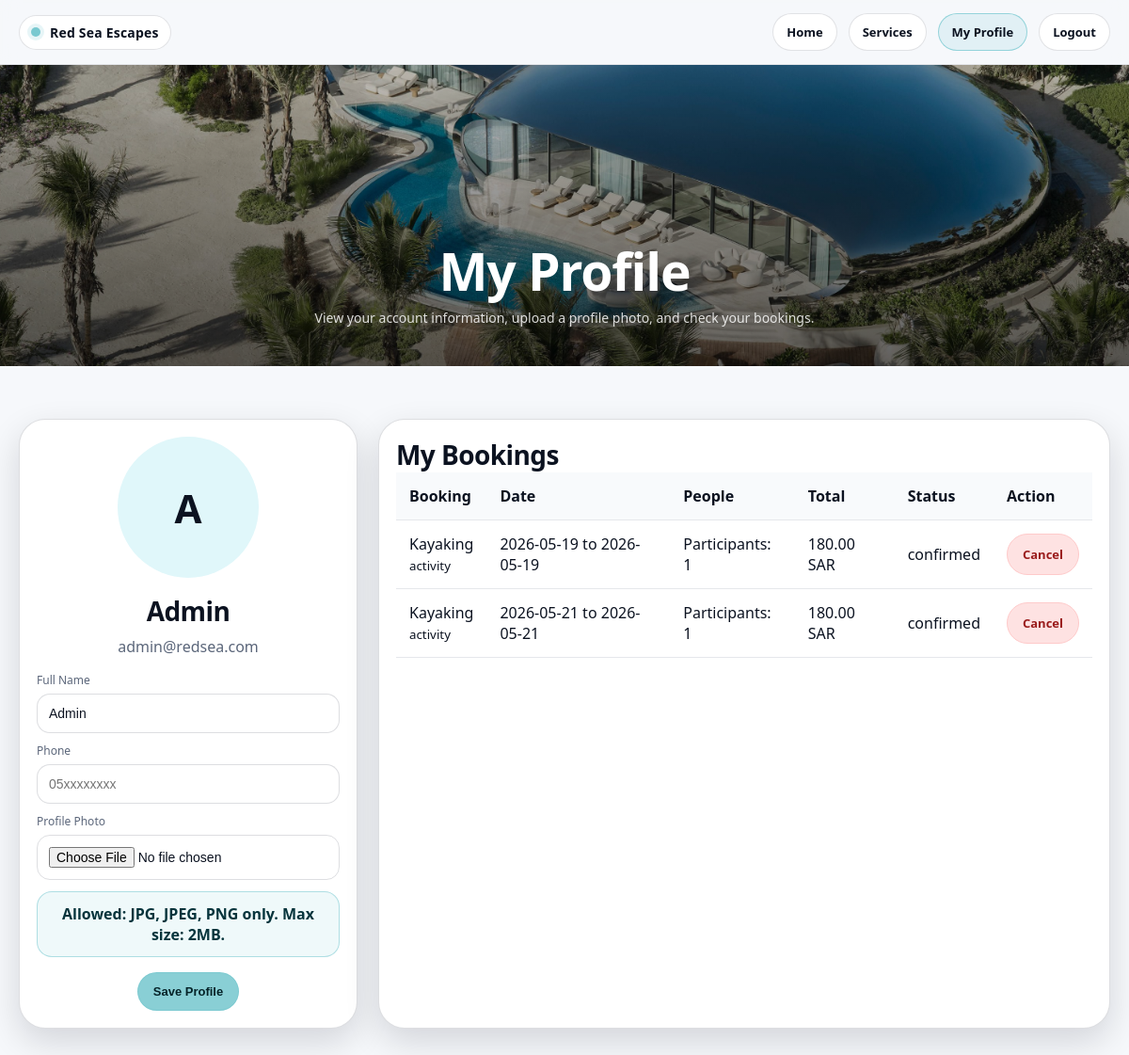
The app's page /profile.php (signed in) with its own data.
### tables this page shows
CREATE TABLE `users` (
  `user_id` int(11) NOT NULL,
  `full_name` varchar(100) NOT NULL,
  `email` varchar(150) NOT NULL,
  `password_hash` varchar(255) NOT NULL,
  `phone` varchar(30) DEFAULT NULL,
  `role` enum('admin','user') NOT NULL DEFAULT 'user',
  `profile_photo` varchar(255) DEFAULT NULL,
  `is_active` tinyint(1) NOT NULL DEFAULT 1,
  `created_at` timestamp NOT NULL DEFAULT current_timestamp()
);

CREATE TABLE `bookings` (
  `booking_id` int(11) NOT NULL,
  `user_id` int(11) NOT NULL,
  `booking_type` enum('room','activity') NOT NULL,
  `room_id` int(11) DEFAULT NULL,
  `activity_id` int(11) DEFAULT NULL,
  `start_date` date NOT NULL,
  `end_date` date NOT NULL,
  `time_slot` time DEFAULT NULL,
  `adults` int(11) DEFAULT 1,
  `children` int(11) DEFAULT 0,
  `participants` int(11) DEFAULT 1,
  `user_age` int(11) DEFAULT NULL,
  `total_price` decimal(10,2) DEFAULT 0.00,
  `status` enum('pending','confirmed','cancelled') DEFAULT 'confirmed',
  `cancel_reason` varchar(255) DEFAULT NULL,
  `created_at` timestamp NOT NULL DEFAULT current_timestamp()
);

CREATE TABLE `activities` (
  `activity_id` int(11) NOT NULL,
  `activity_name` varchar(100) NOT NULL,
  `category` enum('water','desert') NOT NULL,
  `description` text DEFAULT NULL,
  `price_per_person` decimal(10,2) NOT NULL,
  `min_age` int(11) NOT NULL,
  `duration` varchar(50) DEFAULT NULL,
  `total_slots` int(11) NOT NULL DEFAULT 10,
  `image_path` varchar(255) DEFAULT NULL,
  `is_active` tinyint(1) NOT NULL DEFAULT 1
);

### profile.php (the view, shortened to what this page needs)
<?php
require_once "config/db.php";
$user_id = $_SESSION["user_id"];
$stmt = $conn->prepare("SELECT full_name, email, phone, role, profile_photo FROM users WHERE user_id = ?");
$stmt->bind_param("i", $user_id);
$stmt->execute();
$user = $stmt->get_result()->fetch_assoc();
$stmt = $conn->prepare("
    SELECT b.*, r.room_name, a.activity_name
    FROM bookings b
    LEFT JOIN rooms r ON b.room_id = r.room_id
    LEFT JOIN activities a ON b.activity_id = a.activity_id
    WHERE b.user_id = ?
    ORDER BY b.created_at DESC
");
$stmt->bind_param("i", $user_id);
$stmt->execute();
$bookings = $stmt->get_result();
?>
<!doctype html>
<html lang="en">
<head>
  <link rel="stylesheet" href="global/main.css">
</head>
<body>
<div class="navWrap">
  <div class="container nav">
    <a class="brand" href="index.html"><i class="dot"></i><span>Red Sea Escapes</span></a>
    <nav class="navLinks">
      <a href="index.html">Home</a>
      <a href="pages/services.html">Services</a>
      <a class="active" href="profile.php">My Profile</a>
      <a href="server/logout.php">Logout</a>
    </nav>
  </div>
</div>
<header class="hero heroSimple" style="min-height:40vh;">
  <div class="hero__bg" style="background-image:url('images/hero.jpg');"></div>
  <div class="hero__overlay"></div>
  <div class="hero__content">
    <div class="container hero__inner center">
      <h1 class="h1">My Profile</h1>
      <p class="hero__sub">View your account information, upload a profile photo, and check your bookings.</p>
    </div>
  </div>
</header>
<main class="section">
  <div class="container">
    <div class="profile-grid">
      <section class="panel">
        <?php if(!empty($user["profile_photo"])): ?>
          <img class="profile-img" src="<?= htmlspecialchars($user["profile_photo"]) ?>" alt="Profile Photo">
        <?php else: ?>
          <div class="profile-placeholder"><?= strtoupper(substr($user["full_name"], 0, 1)) ?></div>
        <?php endif; ?>
        <h2 class="profile-name"><?= htmlspecialchars($user["full_name"]) ?></h2>
        <p class="profile-email"><?= htmlspecialchars($user["email"]) ?></p>
        <form method="POST" enctype="multipart/form-data">
          <div class="formgrid" style="grid-template-columns:1fr;">
            <label>
              Full Name
              <input type="text" name="full_name" value="<?= htmlspecialchars($user["full_name"]) ?>" required>
            </label>
            <label>
              Phone
              <input type="text" name="phone" value="<?= htmlspecialchars($user["phone"] ?? "") ?>" placeholder="05xxxxxxxx">
            </label>
            <label>
              Profile Photo
              <input type="file" name="profile_photo" accept=".jpg,.jpeg,.png">
            </label>
          </div>
          <div class="notice">Allowed: JPG, JPEG, PNG only. Max size: 2MB.</div>
          <div class="hero-actions" style="justify-content:center;margin-top:16px;">
            <button class="btn brand" type="submit">Save Profile</button>
          </div>
        </form>
      </section>
      <section class="panel">
        <h2>My Bookings</h2>
        <?php if($bookings->num_rows === 0): ?>
          <p class="lead">You do not have any bookings yet.</p>
        <?php else: ?>
          <table class="profile-table">
            <tr>
              <th>Booking</th>
              <th>Date</th>
              <th>People</th>
              <th>Total</th>
              <th>Status</th>
              <th>Action</th>
            </tr>
            <?php while($b = $bookings->fetch_assoc()): ?>
              <tr>
                <td>
                  <?= $b["booking_type"] === "room" ? htmlspecialchars($b["room_name"]) : htmlspecialchars($b["activity_name"]) ?>
                  <br><small><?= htmlspecialchars($b["booking_type"]) ?></small>
                </td>
                <td><?= htmlspecialchars($b["start_date"]) ?> to <?= htmlspecialchars($b["end_date"]) ?></td>
                <td>
                  <?php if($b["booking_type"] === "room"): ?>
                    Adults: <?= htmlspecialchars($b["adults"]) ?> |
                    Children: <?= htmlspecialchars($b["children"]) ?>
                  <?php else: ?>
                    Participants: <?= htmlspecialchars($b["participants"]) ?>
                  <?php endif; ?>
                </td>
                <td><?= htmlspecialchars($b["total_price"]) ?> SAR</td>
                <td><?= htmlspecialchars($b["status"]) ?></td>
                <td>
                  <a class="btn danger"
                     href="server/cancel_booking.php?id=<?= $b["booking_id"] ?>"
                     onclick="return confirm('Cancel this booking?')">
                     Cancel
                  </a>
                </td>
              </tr>
            <?php endwhile; ?>
          </table>
        <?php endif; ?>
      </section>
    </div>
  </div>
</main>
</body>
</html>

### global/main.css (style rules this page uses)
:root { --bg:#f6f8fb; --ink:#0b1220; --muted:#5b667a; --line:rgba(15, 23, 42, .14); --glass:rgba(10, 16, 28, .38); --pill:rgba(255,255,255,.10); --pill2:rgba(255,255,255,.14); --white:#fff; --brand:#79c9d0; --brand2:#a7e7ea; --shadow:0 22px 60px rgba(2, 6, 23, .18); --shadow2:0 14px 36px rgba(2, 6, 23, .14); --r16:16px; --r22:22px; --r28:28px; --max:1180px; }
* { box-sizing:border-box }
html,body { height:100% }
body { margin:0; font-family: ui-sans-serif, system-ui, -apple-system, Segoe UI, Roboto, Helvetica, Arial, "Apple Color Emoji","Segoe UI Emoji"; color:var(--ink); background:var(--bg); }
a { color:inherit; text-decoration:none }
.container { width:min(var(--max), calc(100% - 40px)); margin:0 auto }
.brand { display:flex; align-items:center; gap:10px; padding:8px 12px; border-radius:999px; border:1px solid rgba(255,255,255,.18); background:rgba(255,255,255,.06); }
.brand .dot { width:10px; height:10px; border-radius:50%; background:var(--brand); box-shadow:0 0 0 4px rgba(121,201,208,.18); }
.brand span { font-weight:600; font-size:14px; color:rgba(255,255,255,.92); letter-spacing:.2px; }
.hero-actions { display:flex; gap:12px; flex-wrap:wrap; }
.btn { display:inline-flex; align-items:center; justify-content:center; padding:12px 16px; border-radius:999px; border:1px solid rgba(255,255,255,.22); background:rgba(255,255,255,.07); color:#fff; font-size:13px; font-weight:600; transition: transform .18s ease, background .18s ease, border-color .18s ease; }
.btn.brand { background:rgba(121,201,208,.88); border-color: rgba(121,201,208,.88); color:#052328; }
.section { padding:56px 0; }
.section h2 { margin:0; font-size:28px; letter-spacing:-.02em; }
.panel { background:#fff; border:1px solid var(--line); border-radius: var(--r28); box-shadow: var(--shadow2); padding:18px; }
.dot { width:8px;height:8px;border-radius:999px; background: rgba(2,6,23,.18); }
.formgrid { margin-top:14px; display:grid; grid-template-columns: 1fr 1fr; gap:10px; }
.formgrid label { display:flex; flex-direction:column; gap:6px; font-size:12px; color:var(--muted); }
.formgrid input, .formgrid select { padding:12px 12px; border-radius:14px; border:1px solid rgba(15,23,42,.14); font-size:14px; color:var(--ink); }
.navWrap { position:sticky; top:0; z-index:40; background:rgba(246,248,251,.82); backdrop-filter: blur(10px); border-bottom:1px solid rgba(15,23,42,.08); }
.navWrap .nav { display:flex; align-items:center; justify-content:space-between; gap:14px; padding:14px 0; }
.navWrap .brand { border:1px solid rgba(15,23,42,.12); background:#fff; }
.navWrap .brand span { color: var(--ink); }
.navLinks { display:flex; align-items:center; gap:12px; flex-wrap:wrap; justify-content:center; }
.navLinks a { padding:10px 14px; border-radius:999px; border:1px solid rgba(15,23,42,.12); background:#fff; font-weight:650; font-size:13px; }
.navLinks a.active { border-color: rgba(121,201,208,.75); background: rgba(121,201,208,.16); }
.hero { position:relative; overflow:hidden; }
.heroSimple { min-height:60vh; display:flex; align-items:flex-end; padding:66px 0 40px; background:#0b1220; }
.hero__bg { position:absolute; inset:0; background-position:center; background-size:cover; transform: scale(1.02); }
.hero__overlay { position:absolute; inset:0; background: linear-gradient(to bottom, rgba(0,0,0,.25), rgba(0,0,0,.62)); }
.hero__content { position:relative; z-index:2; width:100%; }
.hero__inner.center { text-align:center; }
.h1 { margin:0; color:#fff; font-weight:750; letter-spacing:-.02em; font-size: clamp(34px, 4.6vw, 58px); line-height:1.05; }
.hero__sub { margin:10px auto 0; color:rgba(255,255,255,.84); max-width:70ch; line-height:1.6; font-size:14px; }
.notice { margin-top:12px; padding:12px 14px; border-radius:16px; border:1px solid rgba(121,201,208,.55); background: rgba(121,201,208,.12); color:#06343c; font-weight:700; text-align:center; }

### records on screen
users: full_name "A", full_name "Admin", email "admin@redsea.com"
bookings: activity.activity_name "Kayaking", booking_type "activity", start_date "2026-05-19", end_date "2026-05-19", participants "1", total_price "180.00", status "confirmed"
bookings: activity.activity_name "Kayaking", booking_type "activity", start_date "2026-05-21", end_date "2026-05-21", participants "1", total_price "180.00", status "confirmed"
